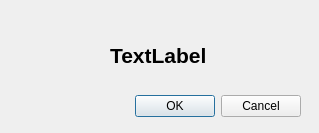
<?xml version="1.0" encoding="UTF-8"?>
<ui version="4.0">
 <class>Error</class>
 <widget class="QDialog" name="Error">
  <property name="geometry">
   <rect>
    <x>0</x>
    <y>0</y>
    <width>319</width>
    <height>133</height>
   </rect>
  </property>
  <property name="windowTitle">
   <string>Error</string>
  </property>
  <widget class="QDialogButtonBox" name="buttonBox">
   <property name="geometry">
    <rect>
     <x>120</x>
     <y>90</y>
     <width>181</width>
     <height>32</height>
    </rect>
   </property>
   <property name="orientation">
    <enum>Qt::Horizontal</enum>
   </property>
   <property name="standardButtons">
    <set>QDialogButtonBox::Cancel|QDialogButtonBox::Ok</set>
   </property>
  </widget>
  <widget class="QLabel" name="label">
   <property name="geometry">
    <rect>
     <x>110</x>
     <y>40</y>
     <width>111</width>
     <height>31</height>
    </rect>
   </property>
   <property name="font">
    <font>
     <pointsize>16</pointsize>
     <weight>75</weight>
     <bold>true</bold>
    </font>
   </property>
   <property name="text">
    <string>TextLabel</string>
   </property>
  </widget>
 </widget>
 <resources/>
 <connections>
  <connection>
   <sender>buttonBox</sender>
   <signal>accepted()</signal>
   <receiver>Error</receiver>
   <slot>accept()</slot>
   <hints>
    <hint type="sourcelabel">
     <x>248</x>
     <y>254</y>
    </hint>
    <hint type="destinationlabel">
     <x>157</x>
     <y>274</y>
    </hint>
   </hints>
  </connection>
  <connection>
   <sender>buttonBox</sender>
   <signal>rejected()</signal>
   <receiver>Error</receiver>
   <slot>reject()</slot>
   <hints>
    <hint type="sourcelabel">
     <x>316</x>
     <y>260</y>
    </hint>
    <hint type="destinationlabel">
     <x>286</x>
     <y>274</y>
    </hint>
   </hints>
  </connection>
 </connections>
</ui>
